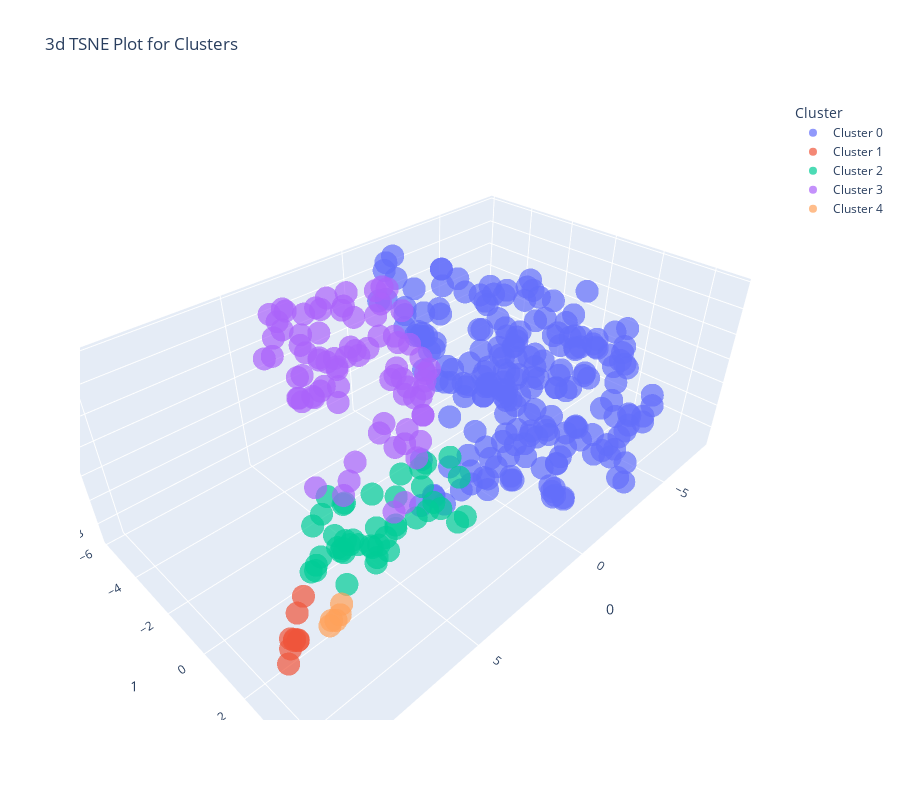

This figure's notebook cell:
### Markdown cell above
## **3D-Plot for KMeans clustering**

### Code cell
plot_model(KMeanClusteringModel, plot = 'tsne')

### Figure 1 — Plotly figure (JSON) as saved in the notebook; plotly's stock layout.template omitted (floating-point values rounded to 4 significant figures; data arrays with more than 128 entries replaced by an {"elided": "..."} marker saying what was removed)
{"data": [{"customdata": {"elided": "208x1 int values"}, "hovertemplate": "Cluster=Cluster 0<br>0=%{x}<br>1=%{y}<br>2=%{z}<br>Feature=%{customdata[0]}<extra></extra>", "legendgroup": "Cluster 0", "marker": {"color": "#636efa", "opacity": 0.7, "symbol": "circle"}, "mode": "markers", "name": "Cluster 0", "scene": "scene", "showlegend": true, "type": "scatter3d", "x": {"elided": "208 float values"}, "y": {"elided": "208 float values"}, "z": {"elided": "208 float values"}}, {"customdata": [[90], [94], [96], [92], [87], [99], [95], [92], [102]], "hovertemplate": "Cluster=Cluster 1<br>0=%{x}<br>1=%{y}<br>2=%{z}<br>Feature=%{customdata[0]}<extra></extra>", "legendgroup": "Cluster 1", "marker": {"color": "#EF553B", "opacity": 0.7, "symbol": "circle"}, "mode": "markers", "name": "Cluster 1", "scene": "scene", "showlegend": true, "type": "scatter3d", "x": [9.273, 9.419, 9.577, 9.389, 8.956, 9.54, 9.835, 10.1, 9.668], "y": [2.971, 3.059, 3.158, 3.025, 2.842, 3.124, 3.383, 3.644, 3.156], "z": [-0.7292, -1.567, -1.329, -1.603, -0.4844, -1.344, -1.2, -1.279, -1.181]}, {"customdata": [[83], [88], [85], [92], [87], [88], [90], [86], [82], [98], [87], [92], [83], [97], [98], [91], [91], [90], [89], [92], [93], [92], [98], [95], [92], [92], [93], [92], [92], [96], [98], [91], [91], [91], [86], [86], [90], [100], [84], [86], [90], [82], [95]], "hovertemplate": "Cluster=Cluster 2<br>0=%{x}<br>1=%{y}<br>2=%{z}<br>Feature=%{customdata[0]}<extra></extra>", "legendgroup": "Cluster 2", "marker": {"color": "#00cc96", "opacity": 0.7, "symbol": "circle"}, "mode": "markers", "name": "Cluster 2", "scene": "scene", "showlegend": true, "type": "scatter3d", "x": [7.828, 8.21, 4.784, 6.228, 4.198, 5.389, 5.957, 7.098, 5.803, 6.662, 5.107, 7.66, 5.002, 6.867, 5.9, 4.758, 4.563, 3.621, 7.803, 8.283, 5.54, 8.067, 4.962, 5.486, 7.38, 6.353, 7.486, 5.331, 6.302, 4.7, 4.485, 5.483, 8.572, 5.35, 5.053, 7.424, 7.585, 5.105, 7.116, 3.507, 7.356, 6.387, 5.794], "y": [2.887, 2.362, 1.157, 2.937, 1.905, 1.462, 2.961, 3.334, 2.844, 1.976, 2.288, 2.896, 2.947, 0.9163, -0.1227, 1.606, 2.682, 2.696, 2.768, 2.786, 0.2126, 2.207, 3.655, 0.06931, 1.201, 1.786, 2.611, 3.342, 2.532, 4.03, 4.106, 1.255, 2.722, 3.556, 0.9409, 2.436, 3.061, 3.534, 2.254, 2.963, 2.473, 2.575, 2.015], "z": [0.4174, -0.5142, -2.595, -0.8222, -1.671, -1.563, -0.1676, 0.2148, 0.7855, -0.7934, 0.8095, 0.1212, 1.344, -0.4076, -1.025, -1.783, 1.104, 0.7779, 0.7319, 0.3532, -1.299, -0.5429, 0.3487, -1.484, -0.3082, -1.331, -0.0686, 1.146, -1.329, -0.06465, 0.04219, -2.392, -0.01033, 0.4641, -0.7948, -0.3358, 0.4694, 0.5798, -0.2962, 0.1405, -1.624, -1.445, -1.588]}, {"customdata": [[88], [87], [98], [89], [88], [91], [79], [91], [91], [93], [84], [95], [91], [91], [99], [94], [87], [91], [86], [91], [91], [100], [97], [92], [93], [98], [93], [85], [84], [89], [84], [86], [95], [96], [90], [90], [88], [88], [85], [84], [89], [84], [94], [92], [88], [87], [88], [91], [86], [89], [90], [89], [85], [88], [89], [89], [94], [97], [88], [93], [94], [92], [91], [94], [90], [96], [94], [92], [92], [93], [97], [92], [97], [84], [92], [97], [89], [82], [92], [84]], "hovertemplate": "Cluster=Cluster 3<br>0=%{x}<br>1=%{y}<br>2=%{z}<br>Feature=%{customdata[0]}<extra></extra>", "legendgroup": "Cluster 3", "marker": {"color": "#ab63fa", "opacity": 0.7, "symbol": "circle"}, "mode": "markers", "name": "Cluster 3", "scene": "scene", "showlegend": true, "type": "scatter3d", "x": [5.045, 0.7768, 3.522, 0.4876, 1.134, 1.476, 2.473, 3.276, 2.475, 4.208, 3.111, 1.307, 2.367, 5.139, 2.476, 2.995, -0.4986, 3.657, 3.644, 5.095, 1.752, 1.318, 3.719, 5.415, 0.9959, 4.244, 2.408, 2.372, 4.695, 1.872, -0.4566, 2.961, 4.234, 2.659, 3.621, 2.646, 3.622, 2.9, 3.513, 3.583, 3.784, 3.266, 0.8551, -0.05149, 0.8707, 3.13, 3.01, 5.273, 0.1085, 2.427, 0.0859, 0.3197, 3.561, 3.466, 2.944, 2.211, 5.208, 4.315, 4.829, 0.4444, 2.209, 3.172, 5.355, 2.107, 3.733, 3.175, 5.755, 2.434, 4.246, 4.774, 5.247, 2.657, 3.499, 3.219, 0.561, 3.499, 3.351, 3.595, 3.684, 2.817], "y": [-2.246, -3.419, -3.199, -3.493, -4.951, -1.275, -4.604, -4.557, -4.252, -2.737, -0.1623, -0.8099, -0.479, -1.849, 0.5533, -5.804, -5.004, -2.122, -5.187, -3.883, -4.943, -1.318, 0.4368, -1.591, -0.9207, -4.578, 0.0896, -2.13, -0.5907, -5.169, -3.564, -4.627, -1.344, 0.6937, -5.651, -0.3997, -2.26, -2.6, -2.413, -2.985, 1.692, -0.7104, -4.655, -4.526, -5.177, -2.054, -0.7693, -2.01, -3.026, -0.7972, -4.067, -3.173, -5.091, -4.009, -5.719, -4.93, -2.061, -1.241, -3.839, -3.285, -2.984, 1.108, -0.04877, 0.3697, 1.091, 0.2917, -0.897, -0.7272, -0.7961, -1.959, -0.8576, 0.2843, 1.507, -3.647, -5.36, 1.507, -4.355, 0.8172, 0.3265, -2.058], "z": [1.813, 1.037, 1.433, 2.78, 1.603, 0.2559, 2.316, 1.231, 0.3587, 0.441, -0.7433, 1.498, 0.7763, 2.106, 1.798, 2.023, 1.771, 0.8969, 2.023, 1.779, 2.3, 1.801, 2.361, 1.437, 0.7316, 1.895, -1.426, 1.756, -1.44, 1.822, 1.509, 2.255, 2.226, 1.661, 2.11, 2.783, 1.858, 1.461, 0.0778, 0.4749, 0.8755, -0.3845, 1.328, 1.106, 1.585, 2.143, -0.1736, 1.29, -0.8382, 2.751, 1.79, -0.6699, 1.719, 1.258, 1.957, 1.129, 1.232, 2.219, 1.775, 2.765, 1.243, 1.842, -1.281, 1.965, 0.9469, -2.747, -1.248, 1.665, -1.055, 1.143, 2.082, 1.147, 1.552, 1.025, 1.938, 1.552, 1.747, 0.2063, -2.816, 1.709]}, {"customdata": [[94], [98], [97], [91], [98]], "hovertemplate": "Cluster=Cluster 4<br>0=%{x}<br>1=%{y}<br>2=%{z}<br>Feature=%{customdata[0]}<extra></extra>", "legendgroup": "Cluster 4", "marker": {"color": "#FFA15A", "opacity": 0.7, "symbol": "circle"}, "mode": "markers", "name": "Cluster 4", "scene": "scene", "showlegend": true, "type": "scatter3d", "x": [7.68, 7.513, 7.993, 7.415, 7.996], "y": [2.246, 2.359, 2.494, 2.097, 2.391], "z": [-3.021, -2.382, -2.535, -3.139, -2.851]}], "layout": {"height": 800, "legend": {"title": {"text": "Cluster"}, "tracegroupgap": 0}, "scene": {"domain": {"x": [0, 1], "y": [0, 1]}, "xaxis": {"title": {"text": "0"}}, "yaxis": {"title": {"text": "1"}}, "zaxis": {"title": {"text": "2"}}}, "title": {"text": "3d TSNE Plot for Clusters"}, "width": 900}}
